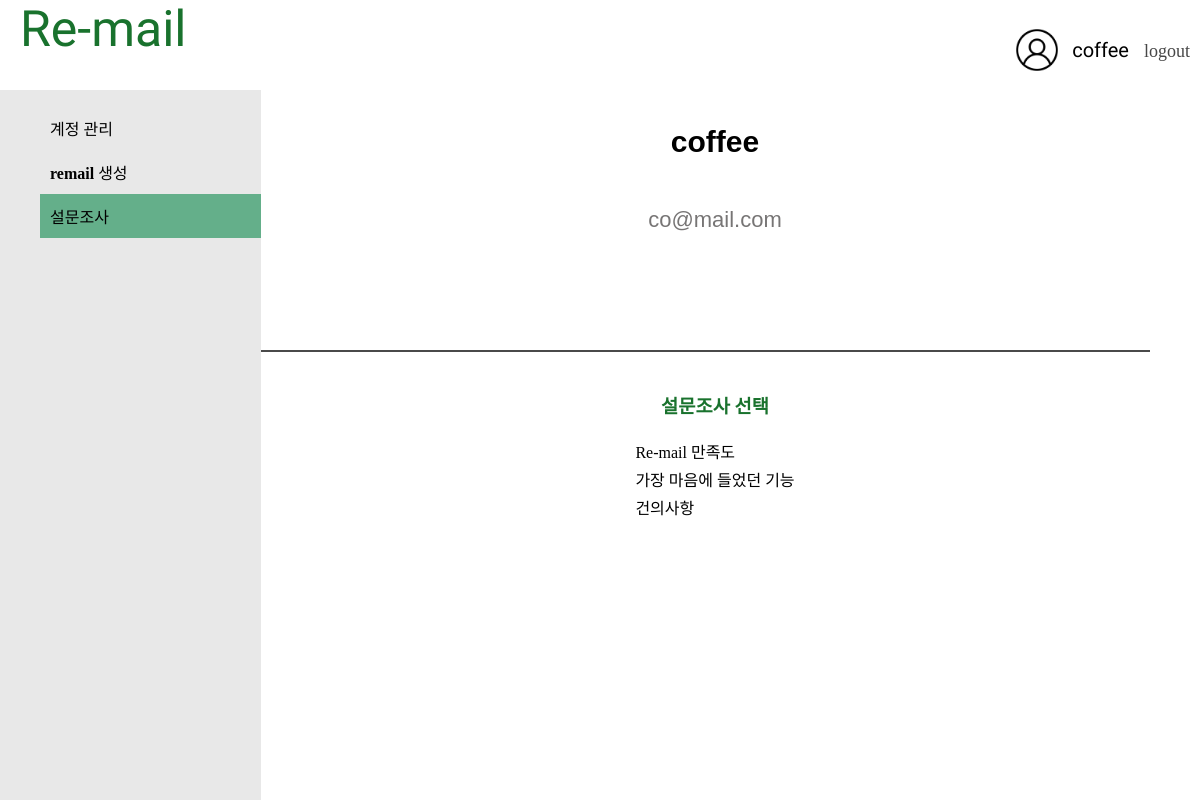
Before: /mypage/polls/ (signed in) with the older database file.
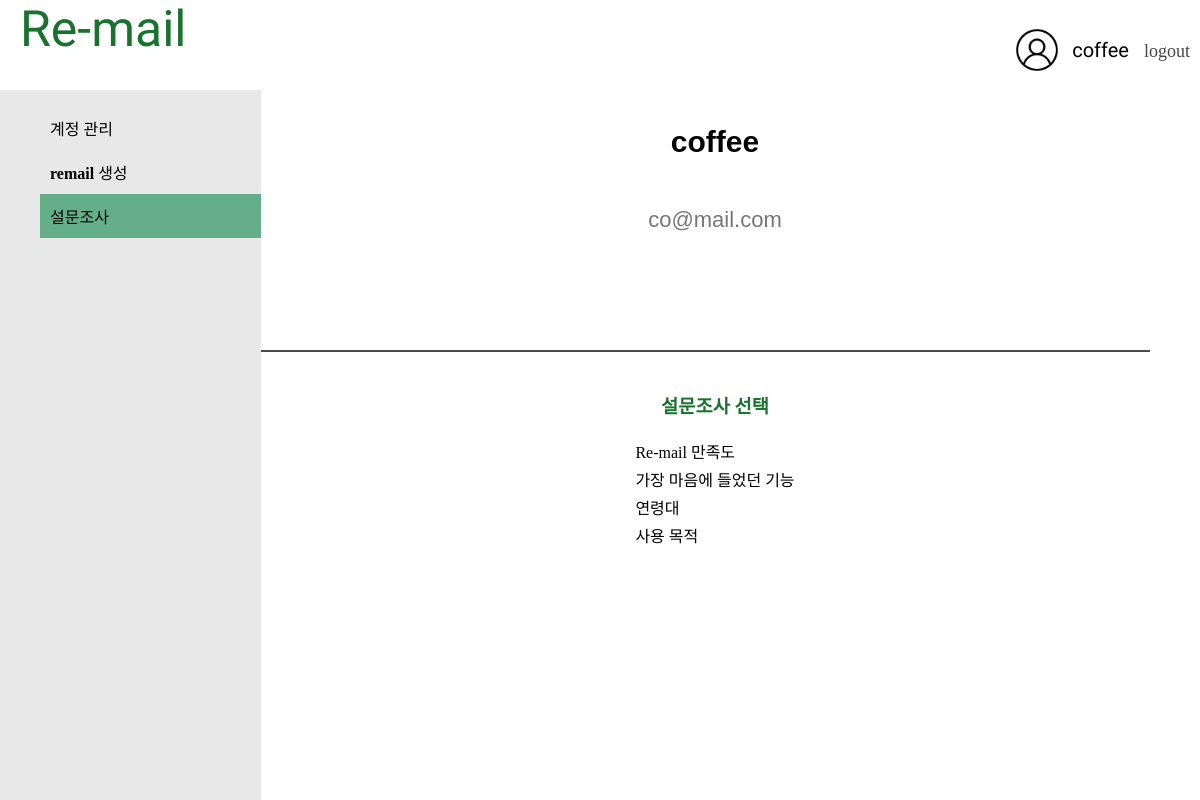
After: the same page with the newer database file.
### user/models.py (models this page shows, shortened)
class User(AbstractBaseUser, PermissionsMixin):
    objects = UserManager()
    email = models.EmailField(max_length=255, unique=True, null = True, default="")
    username = models.CharField(max_length=10, null = True, default="")
    password = models.CharField(max_length=255, null = True, default="")
    is_active = models.BooleanField(default=True, null = True)
    is_admin = models.BooleanField(default=False, null = True)
    USERNAME_FIELD = 'email'
    REQUIRED_FIELDS = ['username']

### mypage/models.py (models this page shows, shortened)
class Question(models.Model):
    question_text = models.CharField(max_length=200)
    date = models.DateTimeField()

### mypage/views.py (the view)
# urls.py: path('polls/',views.polls, name='polls'),
def polls(request):
    question = Question.objects.all()
    return render(request, 'mypage/polls.html',{'question':question})

### mypage/templates/mypage/polls.html (shortened to what this page needs)
{% extends 'mypage/mypage.html' %}
{% block mypage_section %}
<nav style="float: left;">
   <ul id="table">
      <li><a href="http://127.0.0.1:8000/mypage">계정 관리</a></li>
      <li><a href="http://127.0.0.1:8000/mypage/new_address">remail 생성</a></li>
      <li><a href="http://127.0.0.1:8000/mypage/polls" style="background-color: rgb(100, 175, 138);">설문조사</a></li>
   </ul>
</nav>
<section>
   <div id="user">
      <div id="info">
         <h2>{{ request.user.username }}</h2>
         <br>
         <span>{{ request.user.email}}</span>
      </div>
   </div>
   <hr>
   <div id="poll">
      <h3><a href="http://127.0.0.1:8000/mypage/polls">설문조사 선택</a></h3>
      <table>
         {% for q in question %}
         <tr>
            <td><a href="http://127.0.0.1:8000/mypage/polls/{{q.id}}">{{q.question_text}}</a></td>
         </tr>
         {% endfor %}
      </table>
   </div>
</section>
{% endblock mypage_section %}

### mypage/templates/mypage/mypage.html (shortened to what this page needs)
<!DOCTYPE html>
{% load static %}
<html>
    <head>
      <link rel="stylesheet" href="{% static 'mypage/css/mypage.css' %}">
   </head>
    <body>
      <header id="header" class="container">
            <div id="logo" style="float: left;">
               <h1><a href="http://127.0.0.1:8000/remailbox">Re-mail</a></h1>
            </div>
            <div style="float: right;" id="header-profile" >
               <img src="{% static 'mypage/images/free-icon-profile-6522516.png' %}" style="width: 50px;"><a href="http://127.0.0.1:8000/mypage" style="margin: 0px 15px 0px 10px; text-decoration: none;">{{ request.user.username }}</a>
               <div class='button'><a href="{% url 'user:logout' %}">logout</a></div>
            </div>
      </header>
      {% block mypage_section %}{% endblock mypage_section %}
    </body>
</html>

### mypage/static/mypage/css/mypage.css (style rules this page uses)
body { font-family: 'KoPubWorldDotum'; }
a { text-decoration-line:none; text-decoration: none; text-align:left; color:black; }
header { width: 100%; display: flex; align-items: center; justify-content: space-between; position: fixed; top: 0; left: 0; right: 0; display: inline-block; height: 80px; background-color: white; }
body { padding: 0px; margin: 0px; }
.button > a { margin-right:10px; margin-left:0px; border: none; border-radius: 100px; font-size: 18px; font-style: bold; background-color: white; color : rgb(71, 71, 71); font-family: 'KoPubWorldDotum'; }
#logo { display: inline-block; height: 80px; margin: 0px; padding: 0px }
#logo h1 { padding: 0px; margin: 0px; }
#logo h1 a { margin-left:20px; font-family: Moul; font-size: 50px; font-style: normal; font-weight: 400; color: #19722D; }
#header-profile { height: 100px; display : flex; margin-left:10px; font-family: Moul; font-size: 20px; font-style: normal; font-weight: 400; color: black; align-items : center; }
#header-profile > a { color: black; }
nav { padding: 0px; margin-left: 0px; height:100%; width:261px; float: left; background: #E8E8E8; overflow: auto; position: fixed; }
section { margin-top: 90px; height:100%; margin-left : 15%; background: white; align-items : center; text-align:center; }
nav ul li { list-style: none; margin:0px; border:10px; }
#table a { text-decoration: none; padding: 10px; display: block; color: black; font-size: 16px; font-style: normal; font-weight: 550; line-height: normal; }
#poll { display:inline-block; align-items: center; text-align:center; padding-left:50px; }
#poll > table { align-items: center; text-align:left; }
#user { display:flex; align-items: center; text-align:center; padding-left:50px; justify-content: center; }
#poll h3 a { color: #19722D; }
#poll h3 a:link { color: #19722D; }
#user > div { margin:10px; border:10px; display:inline-block; font-family: 'Noto Sans KR', sans-serif; font-size: 20px; font-style: normal; line-height: normal; }
#info { display:inline; padding-bottom:20px; width: 180px; height: 200px; }
#info > span { color: #777575; text-align: center; font-family: 'Noto Sans KR', sans-serif; font-size: 22px; font-style: normal; font-weight: 400; line-height: normal; }
hr { margin:20px; margin-left:50px; margin-right:50px; border:10px; border: 1px solid #4a4a4a; }

Changed rows visible on the page:
removed Question: question_text "건의사항"
added Question: question_text "연령대"
added Question: question_text "사용 목적"
